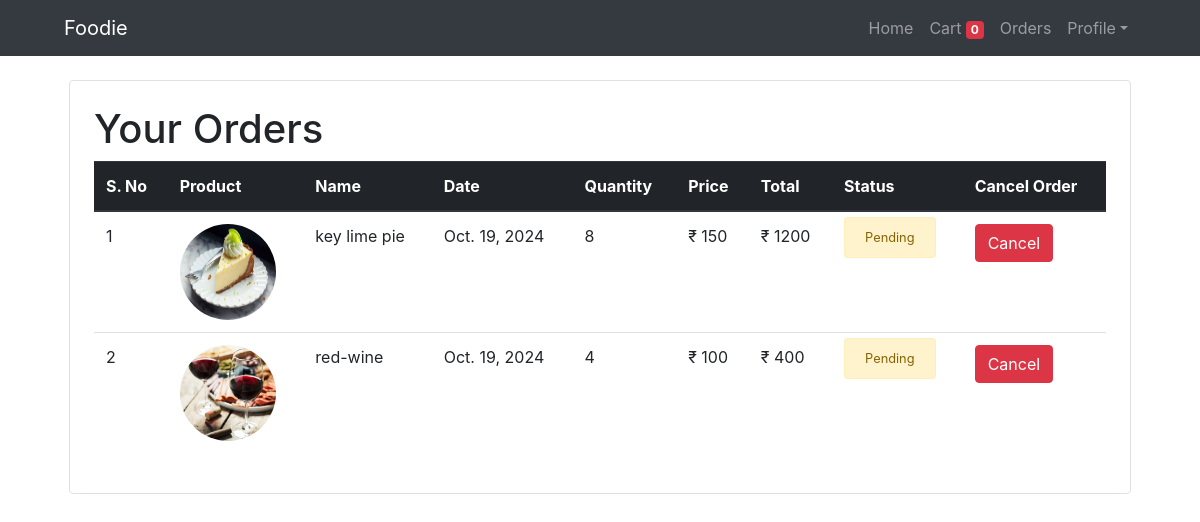
The app's page /orders (signed in) with its own data.
### order/models.py (models this page shows, shortened)
class Order(models.Model):
    product = models.ForeignKey(Product, on_delete=models.CASCADE)
    customer = models.ForeignKey(Customer, on_delete=models.CASCADE)
    quantity = models.IntegerField(default=1)
    price = models.IntegerField()
    address = models.CharField(max_length=50, default='', blank=True)
    mobile = models.CharField(max_length=50, default='', blank=True)
    date = models.DateField(default=datetime.datetime.today)
    status = models.BooleanField(default=False)

class Product(models.Model):
    name = models.CharField(max_length=50)
    price = models.IntegerField(default=0)
    category = models.ForeignKey(Category, on_delete=models.CASCADE, default=1)
    description = models.CharField(max_length=200,default='',null=True, blank=True)
    image = models.ImageField(upload_to='uploads/image')

### order/views.py (the view)
# urls.py: path('orders', OrderView.as_view(), name='orders'),
class OrderView(View):
    @method_decorator(auth_middleware)
    def get(self, request):
        customer = request.session.get('customer')
        orders = Order.objects.filter(customer=customer).order_by('-date')
        return render(request, 'order/orders.html',{'orders':orders})

### order/templatetags/cart.py (called while the page is built)
@register.filter(name='multiply')
def multiply(number, number1):
    return number * number1

### templates/order/orders.html (shortened to what this page needs)
{% extends 'order/base.html' %}
{% block content %}
{% load cart %}
<div class="container">
    <div class="border rounded p-4 m-4">
    <table class="table">
        <h1 >Your Orders</h1>
        <thead class="thead-dark">
                <th>S. No</th>
                <th>Product</th>
                <th>Name</th>
                <th>Date</th>
                <th>Quantity</th>
                <th>Price</th>
                <th>Total</th>
                <th>Status</th>
                <th>Cancel Order</th>
        </thead>
        <tbody>
            {% for order in orders %}
            <tr>
                <td>{{forloop.counter}}</td>
                <td><img style="width: 6rem; height: 6rem;" src="{{order.product.image.url}}" class="rounded-circle"></td>
                <td>{{order.product.name}}</td>
                <td>{{order.date}}</td>
                <td>{{ order.quantity }}</td>
                <td>₹ {{order.price}}</td>
                <td>₹ {{ order.quantity|multiply:order.price}}</td>
                {% if order.status %}
                    <td> <small class="alert alert-success">Complted</small></td>
                 {% else %}
                    <td> <small class="alert alert-warning">Pending</small></td>
                <td>
                    <form method="POST" action="{% url 'delete_order' order.id %}" onsubmit="return confirmDelete(event)">
                        <button type="submit" class="btn btn-danger">Cancel</button>
                    </form>
                </td>
                {% endif %}
            </tr>
            {% endfor %}
        </tbody>
    </table>
    </div>
</div>
{% endblock %}

### templates/order/base.html (shortened to what this page needs)
<!DOCTYPE html>
<html lang="en">
<head>
    <link rel="stylesheet" href="https://cdn.jsdelivr.net/npm/bootstrap@4.0.0/dist/css/bootstrap.min.css">
</head>
<body>
    {% include 'order/navigation.html' %}
    {% block content%}
    {% endblock content %}
</body>
</html>

### templates/order/navigation.html (shortened to what this page needs)
<nav class="navbar navbar-expand-lg navbar-dark bg-dark">
    <a class="navbar-brand ml-4 pl-4" href="/">Foodie</a>
    <div class="collapse navbar-collapse" id="navbarSupportedContent">
        <ul class="navbar-nav ml-auto mr-4 pr-4">
            <li class="nav-item">
                <a class="nav-link" href="/">Home</a>
            </li>
            <li class="nav-item">
                <a class="nav-link" href="/cart">Cart
                <span class="badge badge-danger">{{request.session.cart.keys|length}}</span>
                </a>
            </li>
            {% if request.session.customer %}
            <li class="nav-item">
                <a class="nav-link" href="/orders">Orders</a>
            </li>
            <li class="nav-item dropdown">
                <a class="nav-link dropdown-toggle" href="#" id="navbarDropdown" role="button" data-toggle="dropdown" aria-haspopup="true" aria-expanded="false">Profile</a>
            </li>
            {% endif %}
        </ul>
    </div>
</nav>

### records on screen
Order: product.image (picture), product.name "key lime pie", date "Oct. 19, 2024", quantity "8", price "150", quantity|multiply "1200", status "Pending"
Order: product.image (picture), product.name "red-wine", date "Oct. 19, 2024", quantity "4", price "100", quantity|multiply "400", status "Pending"

### other values on screen
{{ request.session.cart.keys|length }} "0"
